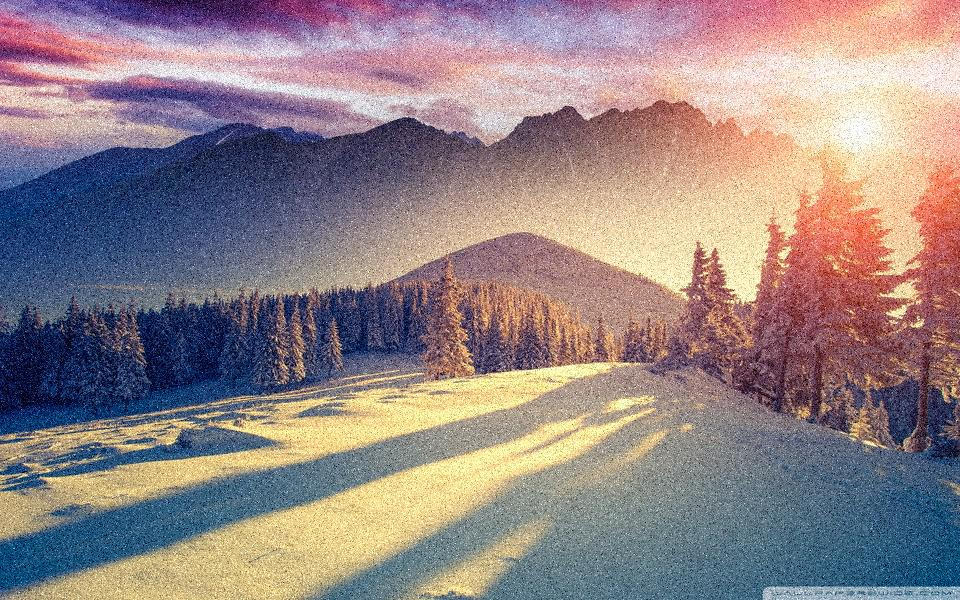

The script that saved this image:
#随机生成符合正态（高斯）分布的随机数，means,sigma为两个参数
import numpy as np
import cv2
from numpy import shape
import random
from matplotlib import pyplot as plt
from random import randint

from PIL import Image
img = Image.open('fengjing.jpg').convert("RGB")

def Gauss_noise(img):
    img = np.array(img)
    for i in range(img.shape[0]):
        for j in range(img.shape[1]):
            sigma = randint(4,36)  #可以调节方差范围
            g=random.gauss(0,sigma)
            r1=np.where((g+img[i,j])>255,255,(g+img[i,j]))
            r2=np.where(r1<0,0,r1)
            img[i,j]=np.round(r2)
    img_s = Image.fromarray(img, mode='RGB')
    return img_s

a = Gauss_noise(img)
a.save('./gauss.jpg')
plt.imshow(a)
plt.show()